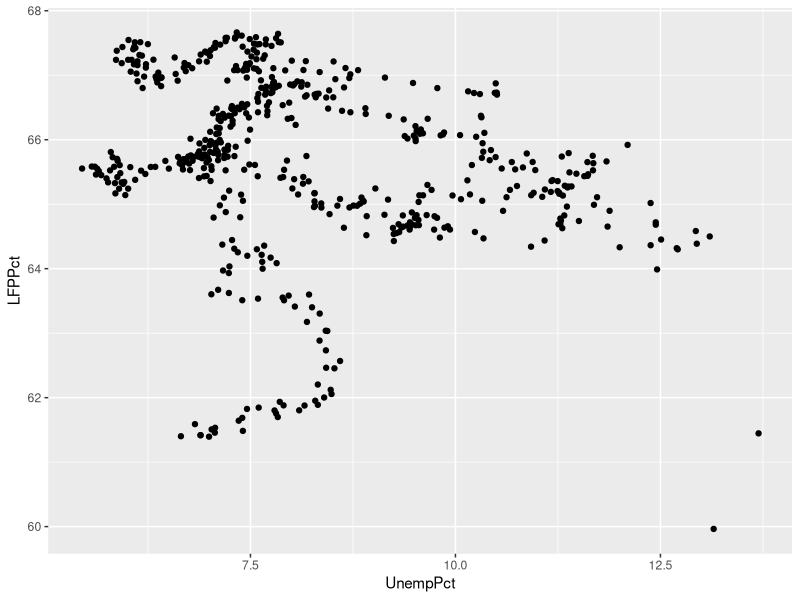
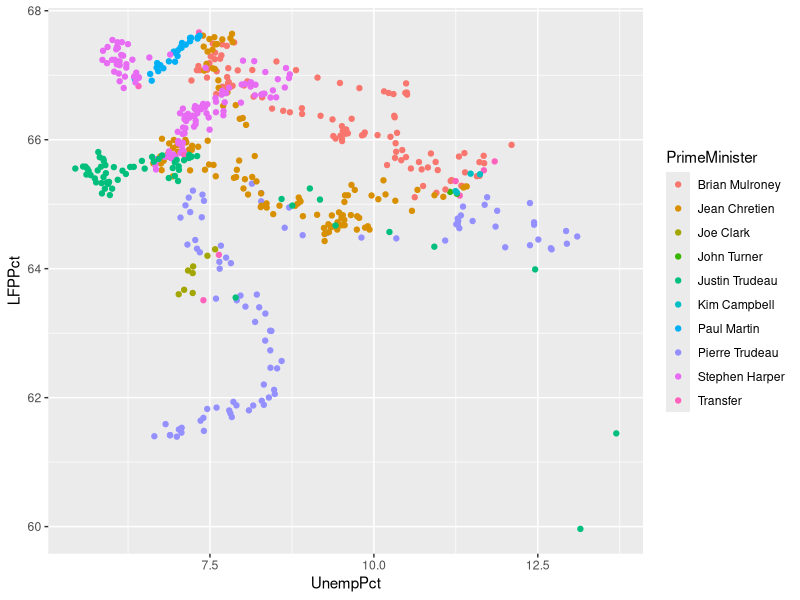
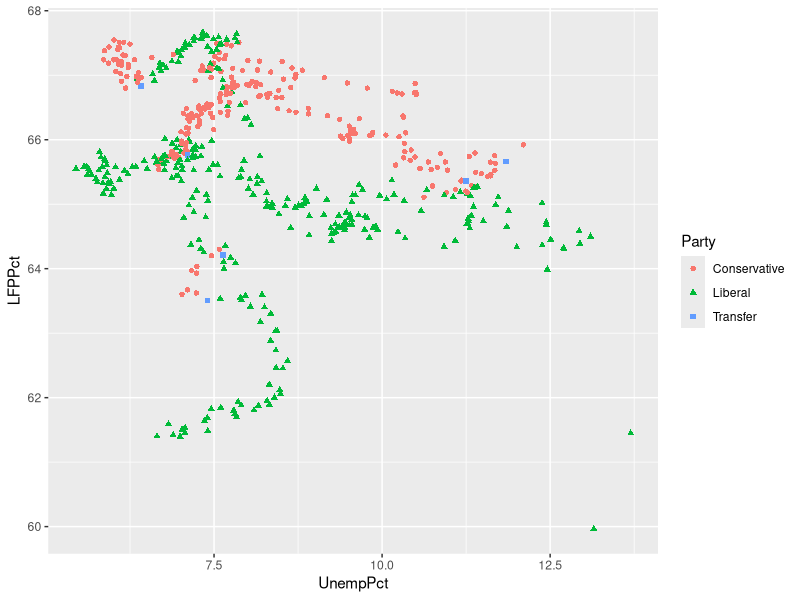
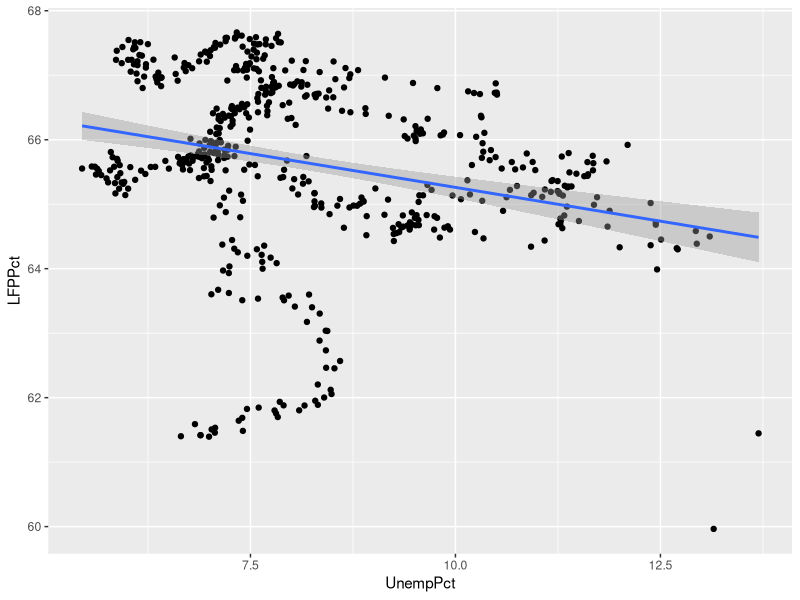
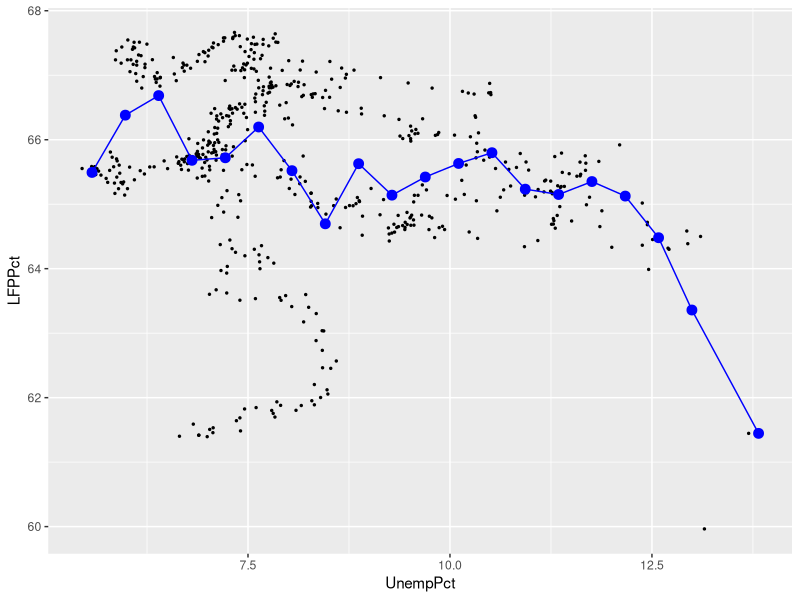
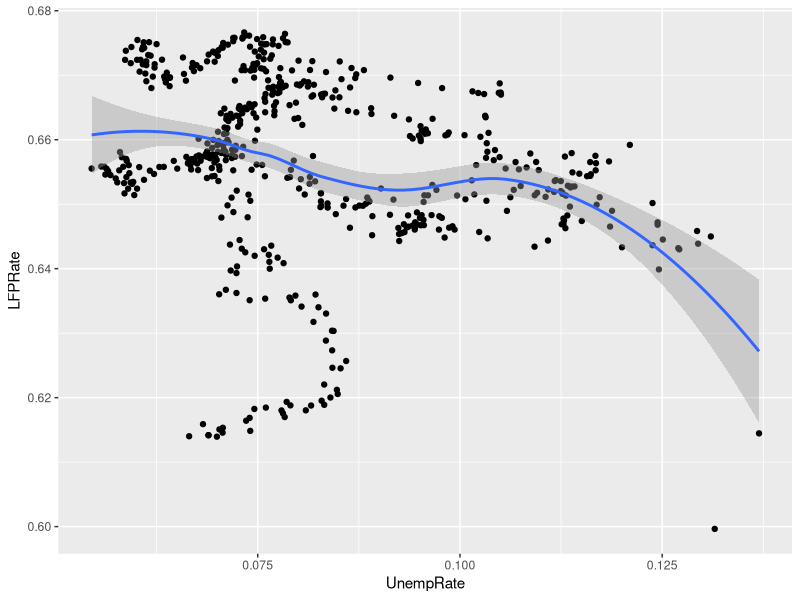
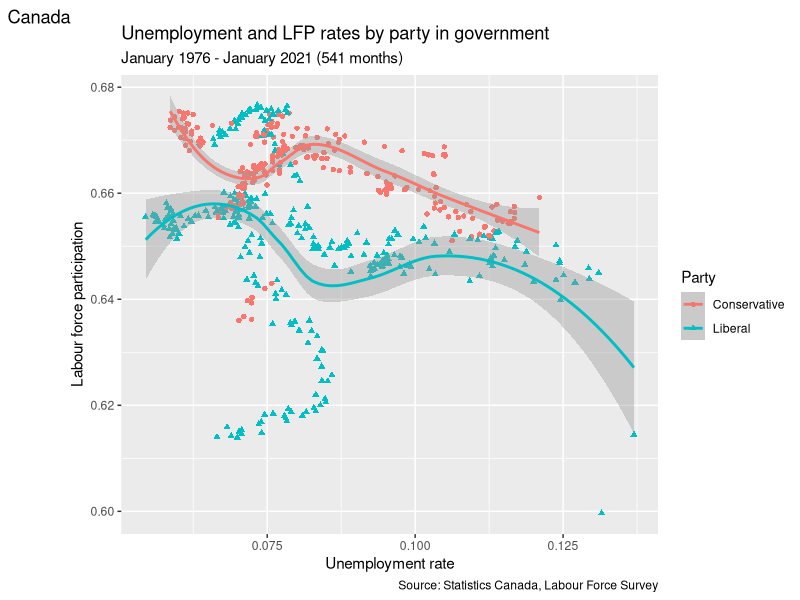

These figures' R source, in order:
## ---- chunk 1
knitr::opts_chunk$set(echo = TRUE)
library(tidyverse)
EmpData <- read_csv("EmploymentData.csv")
# Make permanent changes to EmpData
EmpData <- EmpData %>%
  mutate(MonthYr = as.Date(MonthYr,"%m/%d/%Y")) %>% 
  mutate(UnempPct = 100*UnempRate) %>% 
  mutate(LFPPct = 100*LFPRate)
## ---- chunk 2
ggplot(data=EmpData,aes(x=UnempPct,y=LFPPct)) + 
  geom_point()
## ---- chunk 3
ggplot(data=EmpData,aes(x=UnempPct,y=LFPPct)) + 
  geom_point(aes(col=PrimeMinister))
## ---- chunk 4
ggplot(data=EmpData,aes(x=UnempPct,y=LFPPct)) + 
  geom_point(aes(col=Party, shape=Party))
## ---- chunk 5
# For two specific columns of data
cov(EmpData$UnempPct,EmpData$LFPPct)
cor(EmpData$UnempPct,EmpData$LFPPct)
## ---- chunk 6
# For the whole data set (at least the numerical parts)
EmpData %>%
  select(where(is.numeric)) %>%
  cor()
## ---- chunk 7
# EmpData has missing data in 1976 for the variable AnnPopGrowth
# Casewise will exclude 1976 from all calculations
EmpData %>%
  select(where(is.numeric)) %>%
  cor(use="complete.obs")
# Pairwise will only exclude 1976 from calculations involving AnnPopGrowth
EmpData %>%
  select(where(is.numeric)) %>%
  cor(use="pairwise.complete.obs")

## ---- chunk 8
ggplot(data=EmpData,aes(x=UnempPct,y=LFPPct)) + 
  geom_point() +
  geom_smooth(method="lm") 
## ---- chunk 9
ggplot(data=EmpData,aes(x=UnempPct,y=LFPPct)) + 
 geom_point(size=0.5) +
  stat_summary_bin(fun='mean', bins=20,
                   col="blue", size=3, geom='point') +
  stat_summary_bin(fun='mean', bins=20,
                   col="blue", size=0.5, geom='line')
## ---- chunk 10
ggplot(data=EmpData,aes(x=UnempRate,y=LFPRate)) + 
  geom_point() +
  geom_smooth()
## ---- chunk 11
ggplot(data=EmpData %>% filter(Party != "Transfer"),
       aes(x=UnempRate,y=LFPRate)) + 
  geom_point(aes(col=Party, shape=Party)) +
  geom_smooth(aes(col=Party)) +
  labs(title="Unemployment and LFP rates by party in government",
      subtitle=paste("January 1976 - January 2021 (",
                     nrow(EmpData),
                     " months)",
                     sep="",
                     collapse=""),
      caption="Source: Statistics Canada, Labour Force Survey",
      tag="Canada") +
  xlab("Unemployment rate") +
  ylab("Labour force participation")
